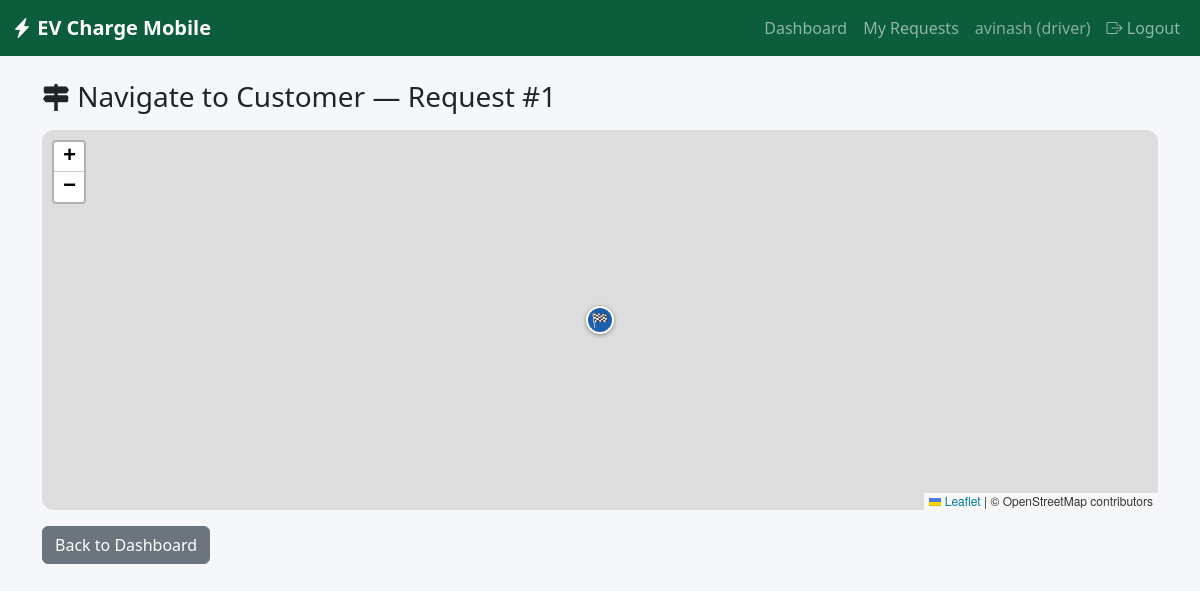
The app's page /driver/request/1/navigate (signed in) with its own data.
### app/models.py (models this page shows, shortened)
class User(UserMixin, db.Model):
    __tablename__ = "users"
    id = db.Column(db.Integer, primary_key=True)
    name = db.Column(db.String(120), nullable=False)
    email = db.Column(db.String(120), unique=True, nullable=False, index=True)
    phone = db.Column(db.String(20))
    password_hash = db.Column(db.String(255), nullable=False)
    role = db.Column(db.String(20), nullable=False, default="user")  # user | admin | driver
    created_at = db.Column(db.DateTime, default=datetime.utcnow)
    requests = db.relationship("ChargingRequest", backref="customer", lazy=True,
                                foreign_keys="ChargingRequest.user_id")
    van = db.relationship("ChargingVan", backref="driver", uselist=False,
                           foreign_keys="ChargingVan.driver_id")
    notifications = db.relationship("Notification", backref="user", lazy=True)

class ChargingRequest(db.Model):
    __tablename__ = "charging_requests"
    id = db.Column(db.Integer, primary_key=True)
    user_id = db.Column(db.Integer, db.ForeignKey("users.id"), nullable=False)
    van_id = db.Column(db.Integer, db.ForeignKey("charging_vans.id"), nullable=True)
    charging_type = db.Column(db.String(50), nullable=False)  # AC-Slow / AC-Fast / DC-Fast
    vehicle_number = db.Column(db.String(30))
    lat = db.Column(db.Float, nullable=False)
    lng = db.Column(db.Float, nullable=False)
    address_text = db.Column(db.String(255))
    status = db.Column(db.String(20), default="pending")
    estimated_kwh = db.Column(db.Float, default=10.0)
    amount = db.Column(db.Float, default=0.0)
    requested_at = db.Column(db.DateTime, default=datetime.utcnow)
    assigned_at = db.Column(db.DateTime)
    started_at = db.Column(db.DateTime)
    ended_at = db.Column(db.DateTime)
    payment = db.relationship("Payment", backref="request", uselist=False)

### app/driver/routes.py (the view)
@driver_bp.route("/request/<int:request_id>/navigate")
@roles_required("driver")
def navigate(request_id):
    van = _my_van()
    req = ChargingRequest.query.filter_by(id=request_id, van_id=van.id if van else -1).first_or_404()
    req.status = "en_route"
    db.session.commit()
    return render_template("driver/navigate.html", req=req,
                            maps_key=current_app.config["GOOGLE_MAPS_API_KEY"])

### app/driver/routes.py (called while the page is built)
@driver_bp.before_request
@login_required
def _guard():
    pass

def _my_van():
    return ChargingVan.query.filter_by(driver_id=current_user.id).first()

### app/models.py (called while the page is built)
@login_manager.user_loader
def load_user(user_id):
    return User.query.get(int(user_id))

### app/utils.py (called while the page is built)
def roles_required(*roles):
    def decorator(fn):
        @wraps(fn)
        def wrapped(*args, **kwargs):
            if not current_user.is_authenticated or current_user.role not in roles:
                abort(403)
            return fn(*args, **kwargs)
        return wrapped
    return decorator

### app/templates/driver/navigate.html (shortened to what this page needs)
{% extends "base.html" %}
{% block content %}
<h3 class="mb-3"><i class="bi bi-signpost-2-fill"></i> Navigate to Customer — Request #{{ req.id }}</h3>
<div id="navMap"></div>
<a href="{{ url_for('driver.dashboard') }}" class="btn btn-secondary mt-3">Back to Dashboard</a>
{% endblock %}

### app/templates/base.html (shortened to what this page needs)
<!DOCTYPE html>
<html lang="en">
<head>
  <link href="https://cdn.jsdelivr.net/npm/bootstrap@5.3.3/dist/css/bootstrap.min.css" rel="stylesheet">
  <link href="https://cdn.jsdelivr.net/npm/bootstrap-icons@1.11.3/font/bootstrap-icons.css" rel="stylesheet">
  <link href="https://unpkg.com/leaflet@1.9.4/dist/leaflet.css" rel="stylesheet">
  <link href="{{ url_for('static', filename='css/style.css') }}" rel="stylesheet">
</head>
<body>
  <nav class="navbar navbar-expand-lg navbar-dark" style="background-color:#0b5d3b;">
    <div class="container-fluid">
      <a class="navbar-brand fw-bold" href="{{ url_for('index') }}"><i class="bi bi-lightning-charge-fill"></i> EV Charge Mobile</a>
      <div class="collapse navbar-collapse" id="nav">
        <ul class="navbar-nav ms-auto">
          {% if current_user.is_authenticated %}
            {% if current_user.role == 'user' %}
              <li class="nav-item"><a class="nav-link" href="{{ url_for('user.dashboard') }}">Dashboard</a></li>
              <li class="nav-item"><a class="nav-link" href="{{ url_for('user.request_charging') }}">Request Charging</a></li>
              <li class="nav-item"><a class="nav-link" href="{{ url_for('user.history') }}">Booking History</a></li>
              <li class="nav-item"><a class="nav-link" href="{{ url_for('user.notifications') }}"><i class="bi bi-bell"></i></a></li>
            {% elif current_user.role == 'driver' %}
              <li class="nav-item"><a class="nav-link" href="{{ url_for('driver.dashboard') }}">Dashboard</a></li>
              <li class="nav-item"><a class="nav-link" href="{{ url_for('driver.my_requests') }}">My Requests</a></li>
            {% endif %}
            <li class="nav-item"><span class="nav-link text-white-50">{{ current_user.name }} ({{ current_user.role }})</span></li>
            <li class="nav-item"><a class="nav-link" href="{{ url_for('auth.logout') }}"><i class="bi bi-box-arrow-right"></i> Logout</a></li>
          {% else %}
            <li class="nav-item"><a class="nav-link" href="{{ url_for('auth.login') }}">Login</a></li>
            <li class="nav-item"><a class="nav-link" href="{{ url_for('auth.register') }}">Register</a></li>
          {% endif %}
        </ul>
      </div>
    </div>
  </nav>
  <div class="container mt-4 mb-5">
    {% block content %}{% endblock %}
  </div>
</body>
</html>

### app/static/css/style.css (style rules this page uses)
body { background-color: #f5f7fa; }
#map, #liveMap, #navMap { width: 100%; height: 380px; border-radius: 12px; }

### records on screen
User: name "avinash", role "driver"
ChargingRequest: id "1"
